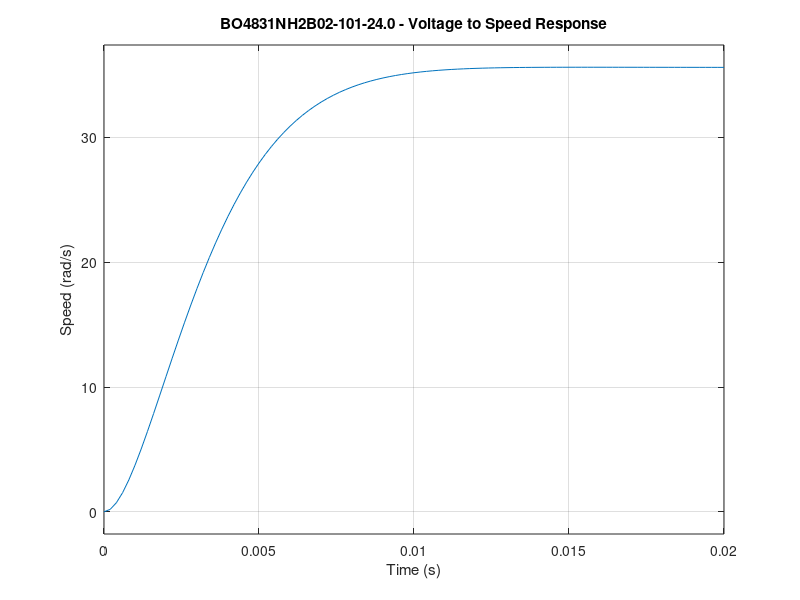

Recreate this plot in MATLAB.
clc;
clear;
close all;

fprintf('\n');
fprintf('============================================\n');
fprintf(' BO4831NH2B02-101-24.0\n');
fprintf(' STAGE 3 - BLDC TRANSFER FUNCTION\n');
fprintf('============================================\n');


%% ============================================================
% LOCKED MOTOR PARAMETERS
% =============================================================

Vdc = 24.0;

R  = 0.080000;
L  = 80e-6;

Ke = 0.028018;
Kt = 0.025398;

J  = 3.060e-05;
B  = 1.9033e-05;

rated_speed_rpm = 7700.0;
rated_current   = 17.6;
rated_torque    = 0.447;


%% ============================================================
% DISPLAY MOTOR PARAMETERS
% =============================================================

fprintf('\n');
fprintf('============================================\n');
fprintf(' MOTOR PARAMETERS\n');
fprintf('============================================\n');

fprintf('DC voltage              = %.6f V\n', Vdc);
fprintf('Resistance              = %.8f Ohm\n', R);
fprintf('Inductance              = %.8e H\n', L);
fprintf('Effective Ke            = %.8f V.s/rad\n', Ke);
fprintf('Effective Kt            = %.8f N.m/A\n', Kt);
fprintf('Rotor inertia           = %.8e kg.m^2\n', J);
fprintf('Viscous coefficient     = %.8e N.m.s/rad\n', B);

fprintf('\n');
fprintf('Rated speed             = %.2f rpm\n', rated_speed_rpm);
fprintf('Rated current           = %.2f A\n', rated_current);
fprintf('Rated torque            = %.6f N.m\n', rated_torque);


%% ============================================================
% TRANSFER FUNCTION COEFFICIENTS
%
% Electrical:
%
% V = L(di/dt) + R*i + Ke*omega
%
% Mechanical:
%
% J(domega/dt) = Kt*i - B*omega - TL
%
% For TL = 0:
%
% Omega(s)/V(s) =
%
% Kt
% ---------------------------------------------
% LJ*s^2 + (LB + RJ)*s + (RB + Ke*Kt)
%
% =============================================================

a2 = L * J;

a1 = L * B + R * J;

a0 = R * B + Ke * Kt;

numerator = Kt;

denominator = [a2 a1 a0];


%% ============================================================
% DISPLAY TRANSFER FUNCTION COEFFICIENTS
% =============================================================

fprintf('\n');
fprintf('============================================\n');
fprintf(' TRANSFER FUNCTION COEFFICIENTS\n');
fprintf('============================================\n');

fprintf('LJ       = %.12e\n', a2);
fprintf('LB + RJ  = %.12e\n', a1);
fprintf('RB + KeKt = %.12e\n', a0);


%% ============================================================
% CREATE TRANSFER FUNCTION
% =============================================================

motor_plant = tf(numerator, denominator);


fprintf('\n');
fprintf('============================================\n');
fprintf(' VOLTAGE TO SPEED TRANSFER FUNCTION\n');
fprintf('============================================\n');

fprintf('\n');
fprintf('G(s) = Kt / [LJ*s^2 + (LB+RJ)*s + (RB+KeKt)]\n');

fprintf('\n');
fprintf('G =\n\n');

disp(motor_plant);


%% ============================================================
% PLANT POLES
% =============================================================

plant_poles = pole(motor_plant);


fprintf('\n');
fprintf('============================================\n');
fprintf(' SYSTEM POLES\n');
fprintf('============================================\n');

for k = 1:length(plant_poles)
    fprintf('Pole %d = %.10f', k, real(plant_poles(k)));

    if imag(plant_poles(k)) >= 0
        fprintf(' + %.10fj\n', imag(plant_poles(k)));
    else
        fprintf(' - %.10fj\n', abs(imag(plant_poles(k))));
    end
end


%% ============================================================
% STABILITY CHECK
% =============================================================

stable = all(real(plant_poles) < 0);


fprintf('\n');
fprintf('============================================\n');
fprintf(' PLANT STABILITY\n');
fprintf('============================================\n');

if stable
    fprintf('Plant stability = STABLE\n');
else
    fprintf('Plant stability = UNSTABLE\n');
end


%% ============================================================
% DC GAIN
% =============================================================

dc_gain = dcgain(motor_plant);


fprintf('\n');
fprintf('============================================\n');
fprintf(' DC GAIN\n');
fprintf('============================================\n');

fprintf('DC gain = %.10f (rad/s)/V\n', dc_gain);


%% ============================================================
% 24 V STEADY-STATE SPEED
% =============================================================

predicted_speed_rad_s = dc_gain * Vdc;

predicted_speed_rpm = ...
    predicted_speed_rad_s * 60 / (2*pi);

speed_error_rpm = predicted_speed_rpm - rated_speed_rpm;

speed_error_percent = ...
    abs(speed_error_rpm) / rated_speed_rpm * 100;


fprintf('\n');
fprintf('============================================\n');
fprintf(' 24 V STEADY-STATE RESULT\n');
fprintf('============================================\n');

fprintf('Applied voltage      = %.4f V\n', Vdc);

fprintf('Predicted speed      = %.6f rad/s\n', ...
        predicted_speed_rad_s);

fprintf('Predicted speed      = %.6f rpm\n', ...
        predicted_speed_rpm);

fprintf('Rated speed           = %.2f rpm\n', ...
        rated_speed_rpm);

fprintf('Speed error           = %.6f %%\n', ...
        speed_error_percent);


%% ============================================================
% RATED BACK-EMF CHECK
% =============================================================

omega_rated = rated_speed_rpm * 2*pi/60;

rated_back_emf = Ke * omega_rated;

rated_ir_drop = R * rated_current;

rated_voltage_required = ...
    rated_back_emf + rated_ir_drop;


fprintf('\n');
fprintf('============================================\n');
fprintf(' RATED-POINT ELECTRICAL CHECK\n');
fprintf('============================================\n');

fprintf('Rated angular speed   = %.6f rad/s\n', ...
        omega_rated);

fprintf('Back EMF              = %.6f V\n', ...
        rated_back_emf);

fprintf('IR voltage drop       = %.6f V\n', ...
        rated_ir_drop);

fprintf('E + IR                = %.6f V\n', ...
        rated_voltage_required);

fprintf('DC bus voltage        = %.6f V\n', ...
        Vdc);


%% ============================================================
% FINAL TRANSFER FUNCTION INFORMATION
% =============================================================

fprintf('\n');
fprintf('============================================\n');
fprintf(' FINAL TRANSFER FUNCTION RESULT\n');
fprintf('============================================\n');

fprintf('Voltage-to-speed model generated successfully.\n');

fprintf('\n');

fprintf('G(s) = Kt / [LJ*s^2 + (LB+RJ)*s + (RB+KeKt)]\n');

fprintf('\n');

fprintf('Numerator = %.8f\n', numerator);

fprintf('\n');

fprintf('Denominator:\n');
fprintf('[ %.12e   %.12e   %.12e ]\n', ...
        denominator(1), denominator(2), denominator(3));


%% ============================================================
% VALIDATION AGAINST LOCKED VALUES
% =============================================================

expected_a2 = 2.448000000000e-09;
expected_a1 = 2.449522640000e-06;
expected_a0 = 7.131238040000e-04;

coefficient_tolerance = 1e-12;

coefficients_match = ...
    abs(a2 - expected_a2) < coefficient_tolerance && ...
    abs(a1 - expected_a1) < coefficient_tolerance && ...
    abs(a0 - expected_a0) < coefficient_tolerance;


fprintf('\n');
fprintf('============================================\n');
fprintf(' TRANSFER FUNCTION VALIDATION\n');
fprintf('============================================\n');

if coefficients_match
    fprintf('Transfer-function coefficients = PASS\n');
else
    fprintf('Transfer-function coefficients = CHECK\n');
end

fprintf('Plant stability                = ');

if stable
    fprintf('PASS\n');
else
    fprintf('FAIL\n');
end


%% ============================================================
% PLOT
% =============================================================

figure;

step(motor_plant);

grid on;

title('BO4831NH2B02-101-24.0 - Voltage to Speed Response');
xlabel('Time (s)');
ylabel('Speed (rad/s)');


%% ============================================================
% COMPLETE
% =============================================================

fprintf('\n');
fprintf('============================================\n');
fprintf(' STAGE 3 TRANSFER FUNCTION COMPLETE\n');
fprintf('============================================\n');
fprintf('Motor parameters remain LOCKED.\n');
fprintf('Transfer function established.\n');
fprintf('Plant poles calculated.\n');
fprintf('DC gain calculated.\n');
fprintf('24 V steady-state speed evaluated.\n');
fprintf('Validation completed.\n');

fprintf('============================================\n');
